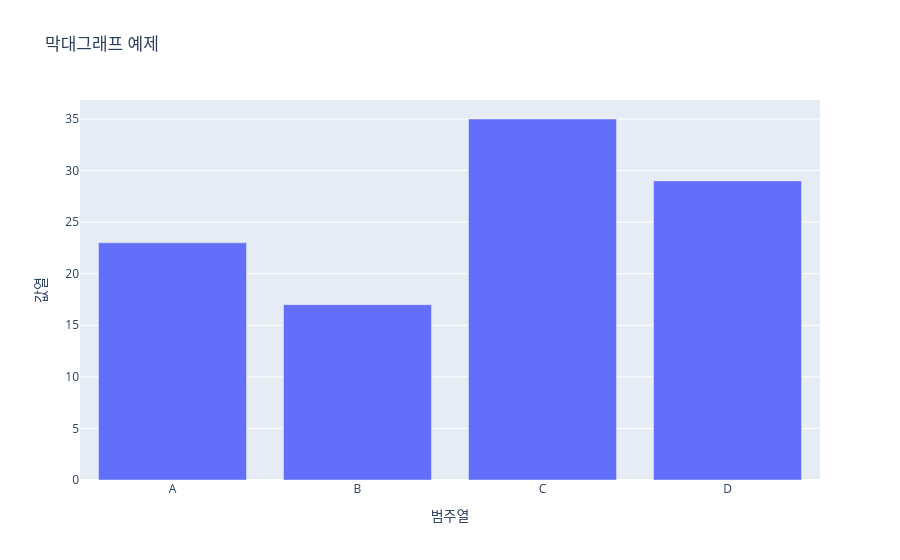

The cell this chart's notebook holds for it:
### Markdown cell above
#### 선 그래프 
- 선 그래프 : 순차적인 순서에 따른 값의 변화를 선으로 연결해서 보고 싶을 때

### Code cell
import plotly.express as px 
import pandas as pd 
import numpy as np 

df = pd.DataFrame({
    "범주열" : ["A","B","C","D"],
    "값열":[23,17,35,29]
})

fig = px.bar(
    df,
    x = '범주열',
    y = '값열',
    title = "막대그래프 예제"
)

fig.show()

### Figure 1 — Plotly figure (JSON) as saved in the notebook; plotly's stock layout.template omitted (floating-point values rounded to 4 significant figures)
{"data": [{"alignmentgroup": "True", "hovertemplate": "범주열=%{x}<br>값열=%{y}<extra></extra>", "legendgroup": "", "marker": {"color": "#636efa", "pattern": {"shape": ""}}, "name": "", "offsetgroup": "", "orientation": "v", "showlegend": false, "textposition": "auto", "type": "bar", "x": ["A", "B", "C", "D"], "xaxis": "x", "y": [23, 17, 35, 29], "yaxis": "y"}], "layout": {"barmode": "relative", "legend": {"tracegroupgap": 0}, "title": {"text": "막대그래프 예제"}, "xaxis": {"anchor": "y", "domain": [0, 1], "title": {"text": "범주열"}}, "yaxis": {"anchor": "x", "domain": [0, 1], "title": {"text": "값열"}}}}
